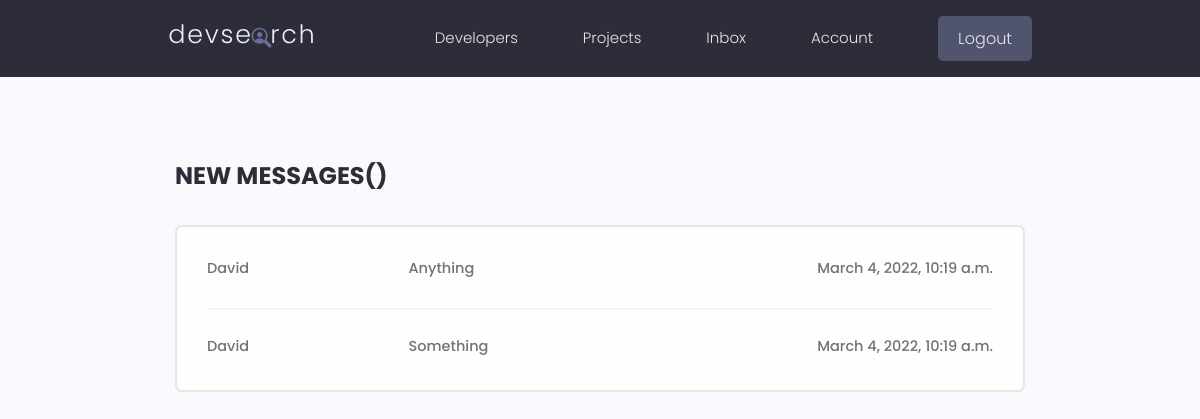
Before: /users/inbox/ (signed in) with the older database file.
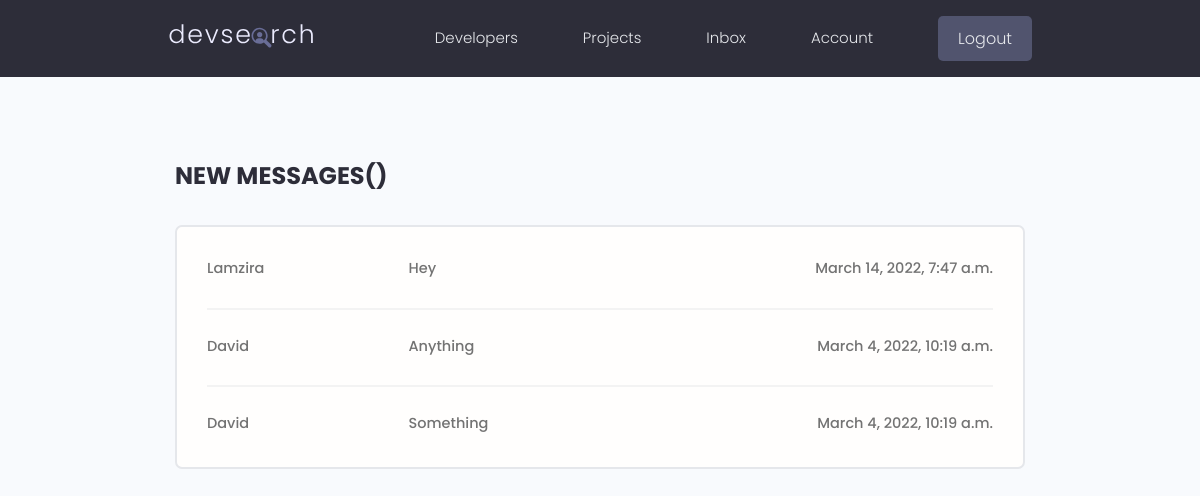
After: the same page with the newer database file.
### users/models.py (models this page shows, shortened)
class Message(models.Model):
    sender = models.ForeignKey(Profile, on_delete=models.CASCADE, null=True, blank=True)
    recipient = models.ForeignKey(Profile, on_delete=models.CASCADE, null=True, blank=True, related_name='messages')
    name = models.CharField(max_length=100, null=True, blank=True)
    email = models.EmailField(max_length=100, null=True, blank=True)
    subject = models.CharField(max_length=100, null=True, blank=True)
    is_read = models.BooleanField(default=False, null=True)
    body = models.TextField(max_length=500, blank=False)
    created = models.DateTimeField(auto_now_add=True)
    id = models.UUIDField(primary_key=True, default=uuid.uuid4, editable=False)
    class Meta:
        ordering = ['is_read', '-created']

### users/views.py (the view)
# urls.py: path('inbox/', views.inbox, name='inbox'),
@login_required(login_url='login')
def inbox(request):
    profile = request.user.profile
    messagesAll = profile.messages.all()
    unreadCound = messagesAll.filter(is_read=False).count()
    context = {'messagesAll': messagesAll, 'unreadCound': unreadCound}
    return render(request, 'users/inbox.html', context)

### users/templates/users/inbox.html (shortened to what this page needs)
{% extends 'main.html' %}
{% block content %}
<main class="inbox my-xl">
    <div class="content-box">
        <h3 class="inbox__title">New Messages()</h3>
        <ul class="messages">
            {% for message in messagesAll %}
            {% if message.is_read == False %}
            <li class="message message--unread">
                {% else %}
            <li class="message">
                {% endif %}
                <a href="{% url 'message' message.id %}">
                    <span class="message__author">{{message.name}}</span>
                    <span class="message__subject">{{message.subject}}</span>
                    <span class="message__date">{{message.created}}</span>
                </a>
            </li>
            {% endfor %}
        </ul>
    </div>
</main>
{% endblock content %}

Changed rows visible on the page:
added Message: name "Lamzira", subject "Hey", created "March 14, 2022, 7:47 a.m."
